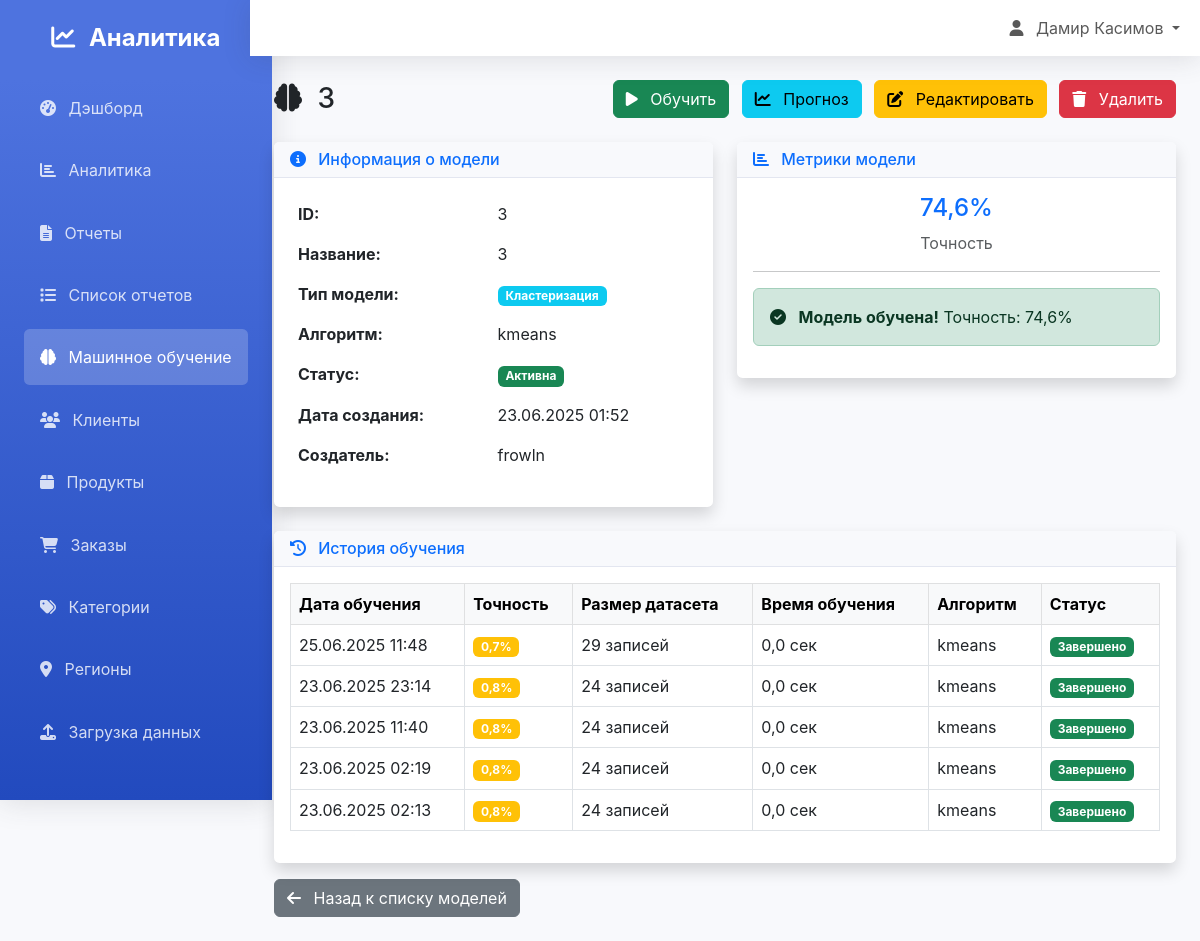
Screenshot of /ml/models/3/ (signed in) with the database file from the repository.
### analytics/models.py (models this page shows, shortened)
class MLModel(models.Model):
    MODEL_TYPES = [
        ('classification', 'Классификация'),
        ('regression', 'Регрессия'),
        ('clustering', 'Кластеризация'),
        ('forecasting', 'Прогнозирование'),
    ]
    ALGORITHM_CHOICES = [
        ('random_forest', 'Random Forest'),
        ('linear_regression', 'Linear Regression'),
        ('logistic_regression', 'Logistic Regression'),
        ('kmeans', 'K-Means'),
        ('svm', 'Support Vector Machine'),
        ('neural_network', 'Neural Network'),
    ]
    name = models.CharField(max_length=200, verbose_name="Название модели")
    model_type = models.CharField(max_length=20, choices=MODEL_TYPES, verbose_name="Тип модели")
    description = models.TextField(blank=True, verbose_name="Описание")
    algorithm = models.CharField(max_length=100, choices=ALGORITHM_CHOICES, verbose_name="Алгоритм")
    accuracy = models.FloatField(null=True, blank=True, verbose_name="Точность")
    model_file = models.FileField(upload_to='ml_models/', blank=True, null=True, verbose_name="Файл модели")
    created_by = models.ForeignKey(User, on_delete=models.CASCADE, verbose_name="Создатель")
    created_at = models.DateTimeField(auto_now_add=True, verbose_name="Дата создания")
    last_trained = models.DateTimeField(null=True, blank=True, verbose_name="Последнее обучение")
    is_active = models.BooleanField(default=True, verbose_name="Активна")
    class Meta:
        verbose_name = "Модель ML"
        verbose_name_plural = "Модели ML"
        ordering = ['-created_at']

class TrainingHistory(models.Model):
    model = models.ForeignKey(MLModel, on_delete=models.CASCADE, related_name='training_history', verbose_name="Модель")
    training_date = models.DateTimeField(auto_now_add=True, verbose_name="Дата обучения")
    accuracy = models.FloatField(verbose_name="Точность")
    dataset_size = models.IntegerField(verbose_name="Размер датасета")
    training_time = models.FloatField(verbose_name="Время обучения (сек)")
    parameters = models.JSONField(default=dict, verbose_name="Параметры обучения")
    class Meta:
        verbose_name = "История обучения"
        verbose_name_plural = "История обучения"
        ordering = ['-training_date']

### ml_models/views.py (the view)
# urls.py: path('models/<int:pk>/', views.model_detail, name='model_detail'),
@login_required
def model_detail(request, pk):
    try:
        model = MLModel.objects.get(id=pk, created_by=request.user)
        training_history = model.training_history.all()[:10]  # Последние 10 записей
        accuracy_percent = model.accuracy * 100 if model.accuracy is not None else None
        context = {
            'model': model,
            'training_history': training_history,
            'accuracy_percent': accuracy_percent
        }
        return render(request, 'ml_models/model_detail.html', context)
    except MLModel.DoesNotExist:
        messages.error(request, 'Модель не найдена')
        return redirect('ml_models:model_list')

### templates/ml_models/model_detail.html (shortened to what this page needs)
{% extends 'base.html' %}
{% block content %}
<div class="d-flex justify-content-between align-items-center mb-4">
    <h1 class="h3 mb-0 text-gray-800">
        <i class="fas fa-brain me-2"></i>
        {{ model.name }}
    </h1>
    <div>
        <a href="{% url 'ml_models:model_train' model.pk %}" class="btn btn-success me-2">
            <i class="fas fa-play me-2"></i>
            Обучить
        </a>
        <a href="{% url 'ml_models:model_predict' model.pk %}" class="btn btn-info me-2">
            <i class="fas fa-chart-line me-2"></i>
            Прогноз
        </a>
        <a href="{% url 'ml_models:model_update' model.pk %}" class="btn btn-warning me-2">
            <i class="fas fa-edit me-2"></i>
            Редактировать
        </a>
        <a href="{% url 'ml_models:model_delete' model.pk %}" class="btn btn-danger">
            <i class="fas fa-trash me-2"></i>
            Удалить
        </a>
    </div>
</div>
<div class="row">
    <div class="col-lg-6">
        <div class="card shadow mb-4">
            <div class="card-header">
                <h6 class="m-0 font-weight-bold text-primary">
                    <i class="fas fa-info-circle me-2"></i>
                    Информация о модели
                </h6>
            </div>
            <div class="card-body">
                <table class="table table-borderless">
                    <tr>
                        <td class="fw-bold">ID:</td>
                        <td>{{ model.id }}</td>
                    </tr>
                    <tr>
                        <td class="fw-bold">Название:</td>
                        <td>{{ model.name }}</td>
                    </tr>
                    <tr>
                        <td class="fw-bold">Тип модели:</td>
                        <td>
                            <span class="badge bg-info">{{ model.get_model_type_display }}</span>
                        </td>
                    </tr>
                    <tr>
                        <td class="fw-bold">Алгоритм:</td>
                        <td>{{ model.algorithm }}</td>
                    </tr>
                    <tr>
                        <td class="fw-bold">Статус:</td>
                        <td>
                            <span class="badge bg-{% if model.is_active %}success{% else %}danger{% endif %}">
                                {% if model.is_active %}Активна{% else %}Неактивна{% endif %}
                            </span>
                        </td>
                    </tr>
                    <tr>
                        <td class="fw-bold">Дата создания:</td>
                        <td>{{ model.created_at|date:"d.m.Y H:i" }}</td>
                    </tr>
                    <tr>
                        <td class="fw-bold">Создатель:</td>
                        <td>{{ model.created_by.username }}</td>
                    </tr>
                </table>
            </div>
        </div>
    </div>
    <div class="col-lg-6">
        <div class="card shadow mb-4">
            <div class="card-header">
                <h6 class="m-0 font-weight-bold text-primary">
                    <i class="fas fa-chart-bar me-2"></i>
                    Метрики модели
                </h6>
            </div>
            <div class="card-body">
                <div class="row text-center">
                    <div class="col-12">
                        <h4 class="text-primary">{{ accuracy_percent|floatformat:1 }}%</h4>
                        <p class="text-muted mb-0">Точность</p>
                    </div>
                </div>
                {% if accuracy_percent %}
                    <hr>
                    <div class="alert alert-success">
                        <i class="fas fa-check-circle me-2"></i>
                        <strong>Модель обучена!</strong> Точность: {{ accuracy_percent|floatformat:1 }}%
                    </div>
                {% else %}
                    <hr>
                    <div class="alert alert-warning">
                        <i class="fas fa-exclamation-triangle me-2"></i>
                        <strong>Модель не обучена!</strong> Необходимо провести обучение перед использованием.
                    </div>
                {% endif %}
            </div>
        </div>
    </div>
</div>
<div class="card shadow">
    <div class="card-header">
        <h6 class="m-0 font-weight-bold text-primary">
            <i class="fas fa-history me-2"></i>
            История обучения
        </h6>
    </div>
    <div class="card-body">
        {% if training_history %}
            <div class="table-responsive">
                <table class="table table-bordered table-hover">
                    <thead class="table-light">
                        <tr>
                            <th>Дата обучения</th>
                            <th>Точность</th>
                            <th>Размер датасета</th>
                            <th>Время обучения</th>
                            <th>Алгоритм</th>
                            <th>Статус</th>
                        </tr>
                    </thead>
                    <tbody>
                        {% for training in training_history %}
                        <tr>
                            <td>{{ training.training_date|date:"d.m.Y H:i" }}</td>
                            <td>
                                <span class="badge bg-{% if training.accuracy > 0.8 %}success{% elif training.accuracy > 0.6 %}warning{% else %}danger{% endif %}">
                                    {{ training.accuracy|floatformat:1 }}%
                                </span>
                            </td>
                            <td>{{ training.dataset_size }} записей</td>
                            <td>{{ training.training_time|floatformat:1 }} сек</td>
                            <td>{{ training.parameters.algorithm|default:"Не указан" }}</td>
                            <td>
                                <span class="badge bg-success">Завершено</span>
                            </td>
                        </tr>
                        {% endfor %}
                    </tbody>
                </table>
            </div>
        {% endif %}
    </div>
</div>
<div class="mt-3">
    <a href="{% url 'ml_models:model_list' %}" class="btn btn-secondary">
        <i class="fas fa-arrow-left me-2"></i>
        Назад к списку моделей
    </a>
</div>
{% endblock %}

### templates/base.html (shortened to what this page needs)
<!DOCTYPE html>
<html lang="ru">
<head>
    <link href="https://cdn.jsdelivr.net/npm/bootstrap@5.3.0/dist/css/bootstrap.min.css" rel="stylesheet">
    <link rel="stylesheet" href="https://cdnjs.cloudflare.com/ajax/libs/font-awesome/6.4.0/css/all.min.css">
</head>
<body>
    <nav class="sidebar position-fixed" id="sidebar">
        <div class="p-4">
            <div class="text-center mb-4">
                <h4 class="text-white fw-bold">
                    <i class="fas fa-chart-line me-2"></i>
                    Аналитика
                </h4>
            </div>
            <ul class="nav flex-column">
                <li class="nav-item">
                    <a class="nav-link" href="{% url 'dashboard:dashboard' %}">
                        <i class="fas fa-tachometer-alt me-2"></i>
                        Дэшборд
                    </a>
                </li>
                <li class="nav-item">
                    <a class="nav-link" href="{% url 'dashboard:analytics' %}">
                        <i class="fas fa-chart-bar me-2"></i>
                        Аналитика
                    </a>
                </li>
                <li class="nav-item">
                    <a class="nav-link" href="{% url 'dashboard:reports' %}">
                        <i class="fas fa-file-alt me-2"></i>
                        Отчеты
                    </a>
                </li>
                <li class="nav-item">
                    <a class="nav-link" href="{% url 'analytics:report_list' %}">
                        <i class="fas fa-list me-2"></i>
                        Список отчетов
                    </a>
                </li>
                <li class="nav-item">
                    <a class="nav-link" href="{% url 'ml_models:dashboard' %}">
                        <i class="fas fa-brain me-2"></i>
                        Машинное обучение
                    </a>
                </li>
                <li class="nav-item">
                    <a class="nav-link" href="{% url 'analytics:customer_list' %}">
                        <i class="fas fa-users me-2"></i>
                        Клиенты
                    </a>
                </li>
                <li class="nav-item">
                    <a class="nav-link" href="{% url 'analytics:product_list' %}">
                        <i class="fas fa-box me-2"></i>
                        Продукты
                    </a>
                </li>
                <li class="nav-item">
                    <a class="nav-link" href="{% url 'analytics:order_list' %}">
                        <i class="fas fa-shopping-cart me-2"></i>
                        Заказы
                    </a>
                </li>
                <li class="nav-item">
                    <a class="nav-link" href="{% url 'analytics:category_list' %}">
                        <i class="fas fa-tags me-2"></i>
                        Категории
                    </a>
                </li>
                <li class="nav-item">
                    <a class="nav-link" href="{% url 'analytics:region_list' %}">
                        <i class="fas fa-map-marker-alt me-2"></i>
                        Регионы
                    </a>
                </li>
                <li class="nav-item">
                    <a class="nav-link" href="{% url 'analytics:data_upload' %}">
                        <i class="fas fa-upload me-2"></i>
                        Загрузка данных
                    </a>
                </li>
            </ul>
        </div>
    </nav>
    <div class="main-content">
        <nav class="navbar navbar-expand-lg navbar-light">
            <div class="container-fluid">
                <div class="navbar-nav ms-auto">
                    {% if user.is_authenticated %}
                        <div class="nav-item dropdown">
                            <a class="nav-link dropdown-toggle" href="#" id="navbarDropdown" role="button" data-bs-toggle="dropdown">
                                <i class="fas fa-user me-2"></i>
                                {{ user.get_full_name|default:user.username }}
                            </a>
                        </div>
                    {% else %}
                        <a class="nav-link" href="{% url 'login' %}">
                            <i class="fas fa-sign-in-alt me-2"></i>Войти
                        </a>
                    {% endif %}
                </div>
            </div>
        </nav>
        <div class="container-fluid p-4">
            {% block content %}{% endblock %}
        </div>
    </div>
</body>
</html>

### templates/base.html (style rules this page uses)
:root { --primary-color: #4e73df; --secondary-color: #858796; --success-color: #1cc88a; --info-color: #36b9cc; --warning-color: #f6c23e; --danger-color: #e74a3b; --dark-color: #5a5c69; }
body { font-family: 'Nunito', -apple-system, BlinkMacSystemFont, "Segoe UI", Roboto, "Helvetica Neue", Arial, sans-serif; background-color: #f8f9fc; }
.sidebar { min-height: 100vh; background: linear-gradient(180deg, var(--primary-color) 10%, #224abe 100%); box-shadow: 0 0.15rem 1.75rem 0 rgba(58, 59, 69, 0.15); }
.sidebar .nav-link { color: rgba(255, 255, 255, 0.8); padding: 1rem; border-radius: 0.35rem; margin: 0.2rem 0; transition: all 0.3s ease; }
.sidebar .nav-link.active { color: #fff; background-color: rgba(255, 255, 255, 0.2); }
.main-content { margin-left: 0; transition: margin-left 0.3s ease; }
@media (min-width: 768px) { .main-content { margin-left: 250px; } }
.card { border: none; border-radius: 0.35rem; box-shadow: 0 0.15rem 1.75rem 0 rgba(58, 59, 69, 0.15); }
.card-header { background-color: #f8f9fc; border-bottom: 1px solid #e3e6f0; font-weight: 700; }
.navbar { background-color: #fff; box-shadow: 0 0.15rem 1.75rem 0 rgba(58, 59, 69, 0.15); }

### rows the page displays
MLModel: name "3", id "3", model_type "Кластеризация", algorithm "kmeans", created_at "23.06.2025 01:52", created_by.username "frowln"
TrainingHistory: training_date "25.06.2025 11:48", accuracy "0,7", dataset_size "29", training_time "0,0", parameters.algorithm "kmeans"
TrainingHistory: training_date "23.06.2025 23:14", accuracy "0,8", dataset_size "24", training_time "0,0", parameters.algorithm "kmeans"
TrainingHistory: training_date "23.06.2025 11:40", accuracy "0,8", dataset_size "24", training_time "0,0", parameters.algorithm "kmeans"
TrainingHistory: training_date "23.06.2025 02:19", accuracy "0,8", dataset_size "24", training_time "0,0", parameters.algorithm "kmeans"
TrainingHistory: training_date "23.06.2025 02:13", accuracy "0,8", dataset_size "24", training_time "0,0", parameters.algorithm "kmeans"

### other values shown
{{ user.get_full_name|default:user.username }} "Дамир Касимов"
{{ accuracy_percent|floatformat:1 }} "74,6"
